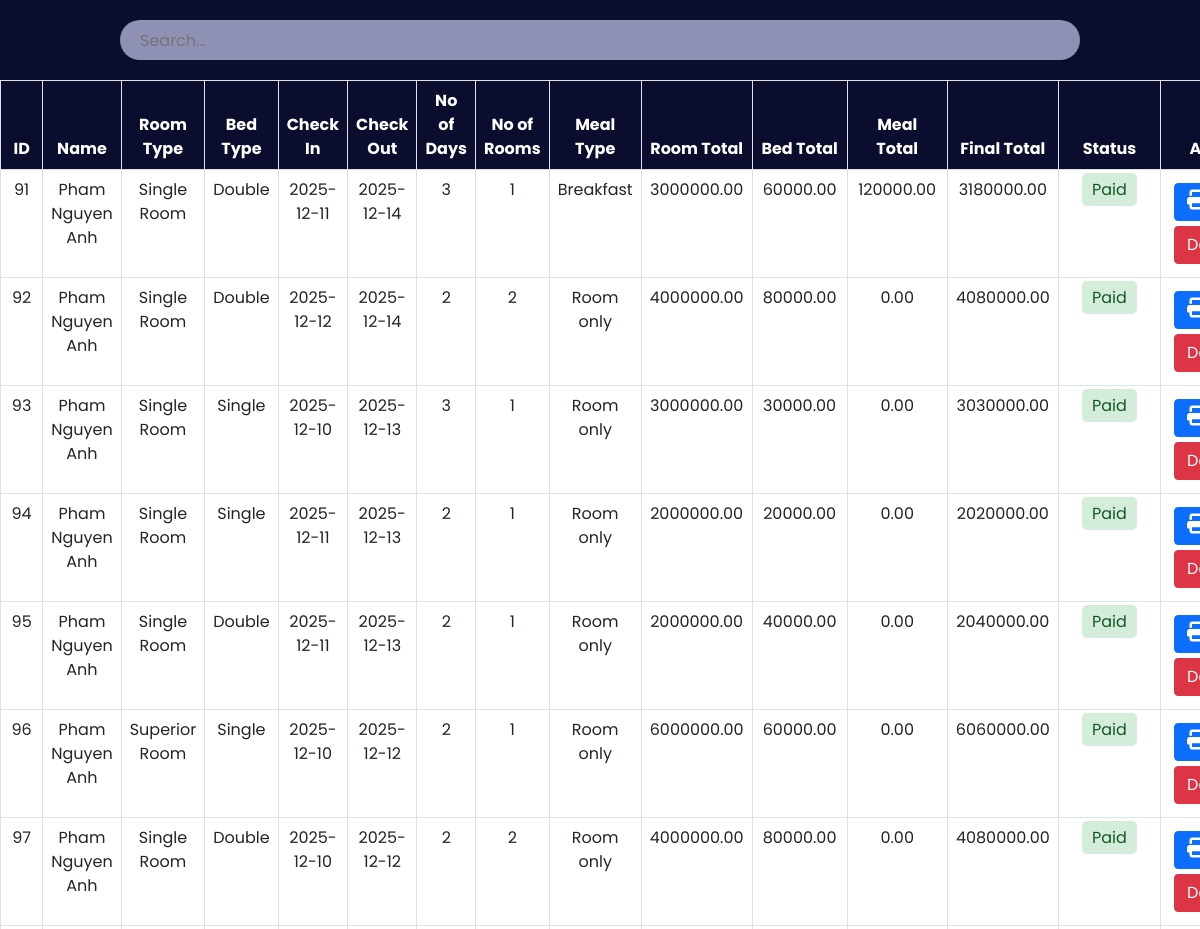
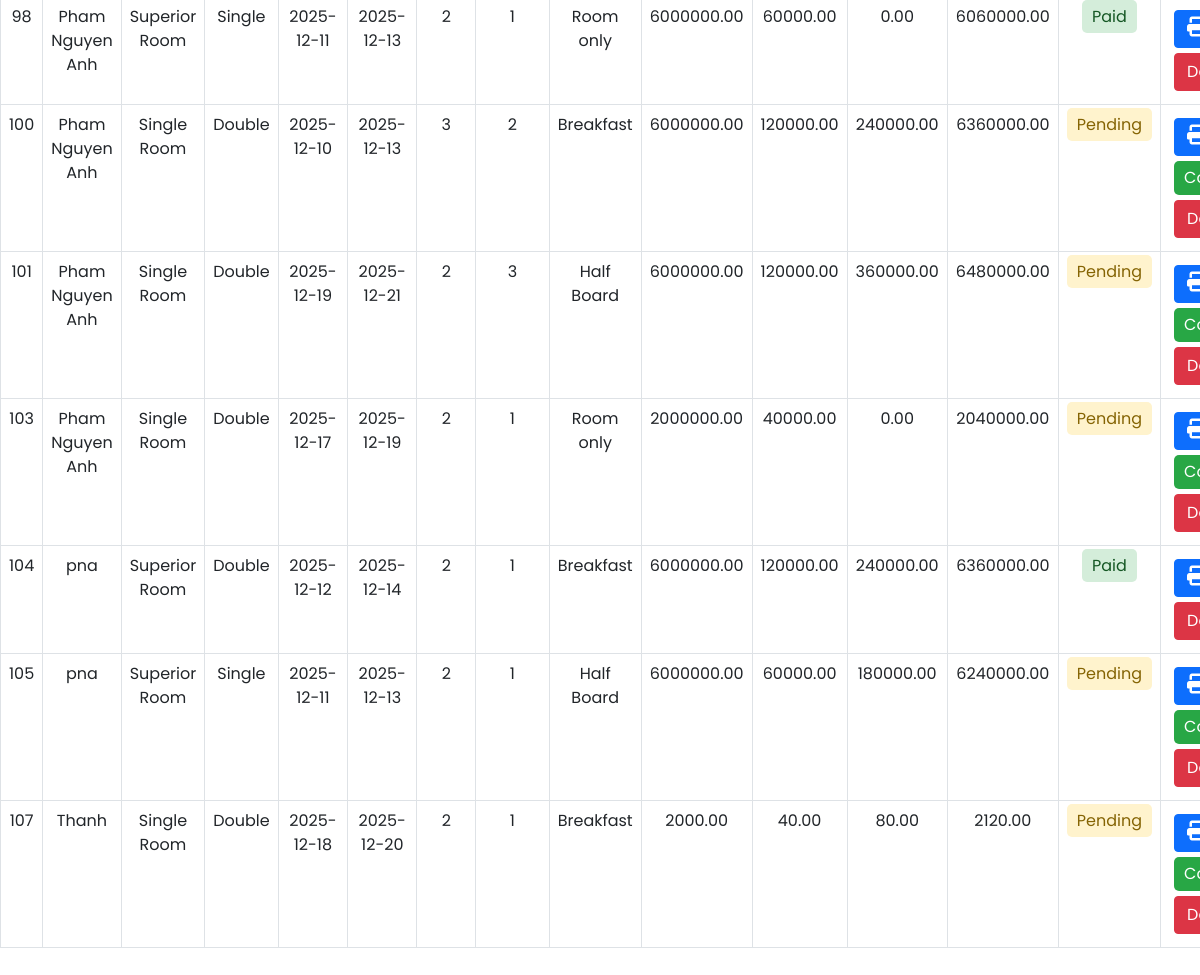
Screenshot of /admin/payment.php with the database file from the repository (2 pictures, top to bottom).
### tables this page shows
CREATE TABLE `payment` (
  `id` int(30) NOT NULL,
  `Name` varchar(30) NOT NULL,
  `Email` varchar(30) NOT NULL,
  `RoomType` varchar(30) NOT NULL,
  `Bed` varchar(30) NOT NULL,
  `NoofRoom` int(30) NOT NULL,
  `cin` date NOT NULL,
  `cout` date NOT NULL,
  `noofdays` int(30) NOT NULL,
  `roomtotal` decimal(10,2) NOT NULL,
  `bedtotal` decimal(10,2) NOT NULL,
  `meal` varchar(30) NOT NULL,
  `mealtotal` decimal(10,2) NOT NULL,
  `finaltotal` decimal(10,2) NOT NULL,
  `status` enum('Pending','Paid') DEFAULT 'Pending',
  `qr_url` text DEFAULT NULL
);

### admin/payment.php (the view, shortened to what this page needs)
<?php
    include '../config.php';
?>
<!DOCTYPE html>
<html lang="en">
<head>
    <link href="https://cdn.jsdelivr.net/npm/bootstrap@5.0.2/dist/css/bootstrap.min.css" rel="stylesheet">
    <link rel="stylesheet" href="https://cdnjs.cloudflare.com/ajax/libs/font-awesome/6.2.0/css/all.min.css"/>
	<link rel="stylesheet" href="css/roombook.css">
</head>
<body>
    <div class="searchsection">
        <input type="text" name="search_bar" id="search_bar" placeholder="Search..." onkeyup="searchFun()">
    </div>
    <div class="roombooktable table-responsive">
        <?php
        $paymanttablesql = "SELECT * FROM payment";
        $paymantresult = mysqli_query($conn, $paymanttablesql);
        ?>
        <table class="table table-bordered" id="table-data">
            <thead>
                <tr>
                    <th scope="col">ID</th>
                    <th scope="col">Name</th>
                    <th scope="col">Room Type</th>
                    <th scope="col">Bed Type</th>
                    <th scope="col">Check In</th>
                    <th scope="col">Check Out</th>
                    <th scope="col">No of Days</th>
                    <th scope="col">No of Rooms</th>
                    <th scope="col">Meal Type</th>
                    <th scope="col">Room Total</th>
                    <th scope="col">Bed Total</th>
                    <th scope="col">Meal Total</th>
                    <th scope="col">Final Total</th>
                    <th scope="col">Status</th>
                    <th scope="col">Action</th>
                </tr>
            </thead>
            <tbody>
            <?php while ($res = mysqli_fetch_array($paymantresult)): ?>
                <tr>
                    <td><?php echo $res['id'] ?></td>
                    <td><?php echo $res['Name'] ?></td>
                    <td><?php echo $res['RoomType'] ?></td>
                    <td><?php echo $res['Bed'] ?></td>
                    <td><?php echo $res['cin'] ?></td>
                    <td><?php echo $res['cout'] ?></td>
                    <td><?php echo $res['noofdays'] ?></td>
                    <td><?php echo $res['NoofRoom'] ?></td>
                    <td><?php echo $res['meal'] ?></td>
                    <td><?php echo $res['roomtotal'] ?></td>
                    <td><?php echo $res['bedtotal'] ?></td>
                    <td><?php echo $res['mealtotal'] ?></td>
                    <td><?php echo $res['finaltotal'] ?></td>
                    <td>
                        <?php
                        if ($res['status'] === 'Paid'):
                            echo '<span class="status-paid">Paid</span>';
                        else:
                            echo '<span class="status-pending">Pending</span>';
                        endif;
                        ?>
                    </td>
                    <td class="action">
                        <a href="invoiceprint.php?id=<?php echo $res['id']?>"><button class="btn btn-primary"><i class="fa-solid fa-print"></i> Print</button></a>
                        <?php if ($res['status'] !== 'Paid'): ?>
                            <a href="admin_payment_confirm.php?id=<?php echo $res['id']?>" onclick="return confirm('Confirm this payment?')"><button class="confirm-btn">Confirm</button></a>
                        <?php endif; ?>
                        <a href="paymantdelete.php?id=<?php echo $res['id']?>" onclick="return confirm('Delete this payment?')"><button class="btn btn-danger">Delete</button></a>
                    </td>
                </tr>
            <?php endwhile; ?>
            </tbody>
        </table>
    </div>
</body>
</html>

### admin/css/roombook.css (style rules this page uses)
:root { --bg-text-shadow: 0 2px 4px rgb(13 0 77 / 8%), 0 3px 6px rgb(13 0 77 / 8%), 0 8px 16px rgb(13 0 77 / 8%); --bg-box-shadow: 0px 0px 20px 6px rgba(26, 30, 164, 0.31); }
body { background-color: #ffff; }
* { margin: 0; padding: 0; font-family: 'Poppins', sans-serif; }
i { font-size: 20px; }
.searchsection { height: 80px; width: 100%; display: flex; justify-content: space-evenly; align-items: center; background-color: #0a0d2d; position: fixed; z-index: 500; }
#search_bar { height: 40px; width: 80%; border: none; background-color: rgba(195, 198, 233, 0.714); padding-left: 20px; border-radius: 30px; }
a { color: black; }
.roombooktable { position: absolute; color: #0a0d2d; margin-top: 80px; width: 100%; height: 100vh; padding-bottom: 900px; }
.roombooktable thead { background-color: #0a0d2d; color: white; text-align: center; }
.roombooktable tbody { text-align: center; }
.action a { text-decoration: none; }
.action button { display: flex; flex-wrap: wrap; margin: 5px; }

### admin/payment.php (style rules this page uses)
.status-pending { background: #fff3cd; color: #856404; padding: 5px 10px; border-radius: 5px; }
.status-paid { background: #d4edda; color: #155724; padding: 5px 10px; border-radius: 5px; }
.confirm-btn { background: #28a745; color: white; border: none; padding: 5px 10px; border-radius: 5px; text-decoration: none; display: inline-block; }

### rows the page displays
payment: id "91", Name "Pham Nguyen Anh", RoomType "Single Room", Bed "Double", cin "2025-12-11", cout "2025-12-14", noofdays "3", NoofRoom "1", meal "Breakfast", roomtotal "3000000.00", bedtotal "60000.00", mealtotal "120000.00", finaltotal "3180000.00", status "Paid"
payment: id "92", Name "Pham Nguyen Anh", RoomType "Single Room", Bed "Double", cin "2025-12-12", cout "2025-12-14", noofdays "2", NoofRoom "2", meal "Room only", roomtotal "4000000.00", bedtotal "80000.00", mealtotal "0.00", finaltotal "4080000.00", status "Paid"
payment: id "93", Name "Pham Nguyen Anh", RoomType "Single Room", Bed "Single", cin "2025-12-10", cout "2025-12-13", noofdays "3", NoofRoom "1", meal "Room only", roomtotal "3000000.00", bedtotal "30000.00", mealtotal "0.00", finaltotal "3030000.00", status "Paid"
payment: id "94", Name "Pham Nguyen Anh", RoomType "Single Room", Bed "Single", cin "2025-12-11", cout "2025-12-13", noofdays "2", NoofRoom "1", meal "Room only", roomtotal "2000000.00", bedtotal "20000.00", mealtotal "0.00", finaltotal "2020000.00", status "Paid"
payment: id "95", Name "Pham Nguyen Anh", RoomType "Single Room", Bed "Double", cin "2025-12-11", cout "2025-12-13", noofdays "2", NoofRoom "1", meal "Room only", roomtotal "2000000.00", bedtotal "40000.00", mealtotal "0.00", finaltotal "2040000.00", status "Paid"
payment: id "96", Name "Pham Nguyen Anh", RoomType "Superior Room", Bed "Single", cin "2025-12-10", cout "2025-12-12", noofdays "2", NoofRoom "1", meal "Room only", roomtotal "6000000.00", bedtotal "60000.00", mealtotal "0.00", finaltotal "6060000.00", status "Paid"
payment: id "97", Name "Pham Nguyen Anh", RoomType "Single Room", Bed "Double", cin "2025-12-10", cout "2025-12-12", noofdays "2", NoofRoom "2", meal "Room only", roomtotal "4000000.00", bedtotal "80000.00", mealtotal "0.00", finaltotal "4080000.00", status "Paid"
payment: id "98", Name "Pham Nguyen Anh", RoomType "Superior Room", Bed "Single", cin "2025-12-11", cout "2025-12-13", noofdays "2", NoofRoom "1", meal "Room only", roomtotal "6000000.00", bedtotal "60000.00", mealtotal "0.00", finaltotal "6060000.00", status "Paid"
payment: id "100", Name "Pham Nguyen Anh", RoomType "Single Room", Bed "Double", cin "2025-12-10", cout "2025-12-13", noofdays "3", NoofRoom "2", meal "Breakfast", roomtotal "6000000.00", bedtotal "120000.00", mealtotal "240000.00", finaltotal "6360000.00", status "Pending"
payment: id "101", Name "Pham Nguyen Anh", RoomType "Single Room", Bed "Double", cin "2025-12-19", cout "2025-12-21", noofdays "2", NoofRoom "3", meal "Half Board", roomtotal "6000000.00", bedtotal "120000.00", mealtotal "360000.00", finaltotal "6480000.00", status "Pending"
payment: id "103", Name "Pham Nguyen Anh", RoomType "Single Room", Bed "Double", cin "2025-12-17", cout "2025-12-19", noofdays "2", NoofRoom "1", meal "Room only", roomtotal "2000000.00", bedtotal "40000.00", mealtotal "0.00", finaltotal "2040000.00", status "Pending"
payment: id "104", Name "pna", RoomType "Superior Room", Bed "Double", cin "2025-12-12", cout "2025-12-14", noofdays "2", NoofRoom "1", meal "Breakfast", roomtotal "6000000.00", bedtotal "120000.00", mealtotal "240000.00", finaltotal "6360000.00", status "Paid"
payment: id "105", Name "pna", RoomType "Superior Room", Bed "Single", cin "2025-12-11", cout "2025-12-13", noofdays "2", NoofRoom "1", meal "Half Board", roomtotal "6000000.00", bedtotal "60000.00", mealtotal "180000.00", finaltotal "6240000.00", status "Pending"
payment: id "107", Name "Thanh", RoomType "Single Room", Bed "Double", cin "2025-12-18", cout "2025-12-20", noofdays "2", NoofRoom "1", meal "Breakfast", roomtotal "2000.00", bedtotal "40.00", mealtotal "80.00", finaltotal "2120.00", status "Pending"
